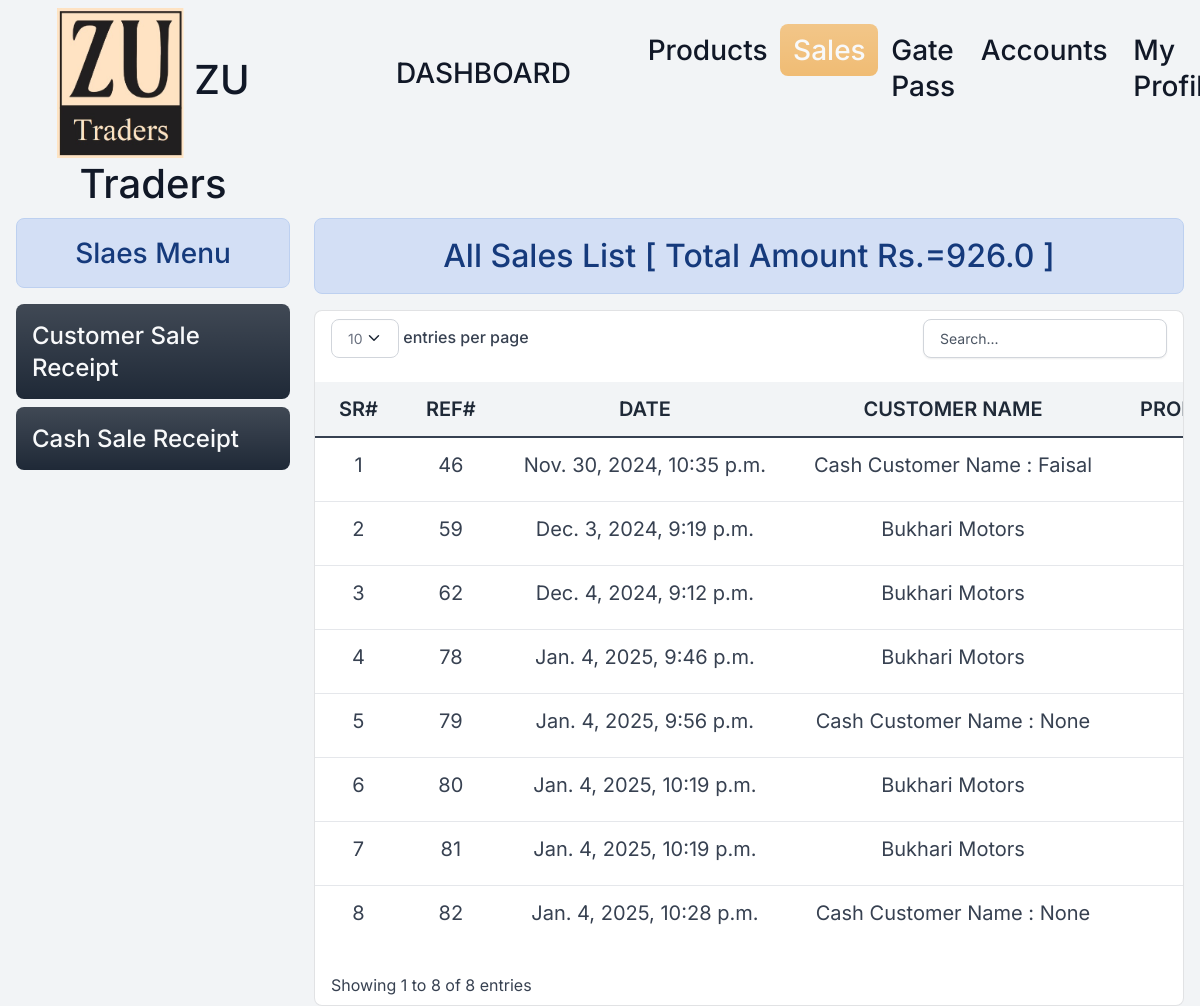
/list-sales/ (signed in), run on an earlier commit of the app's database.
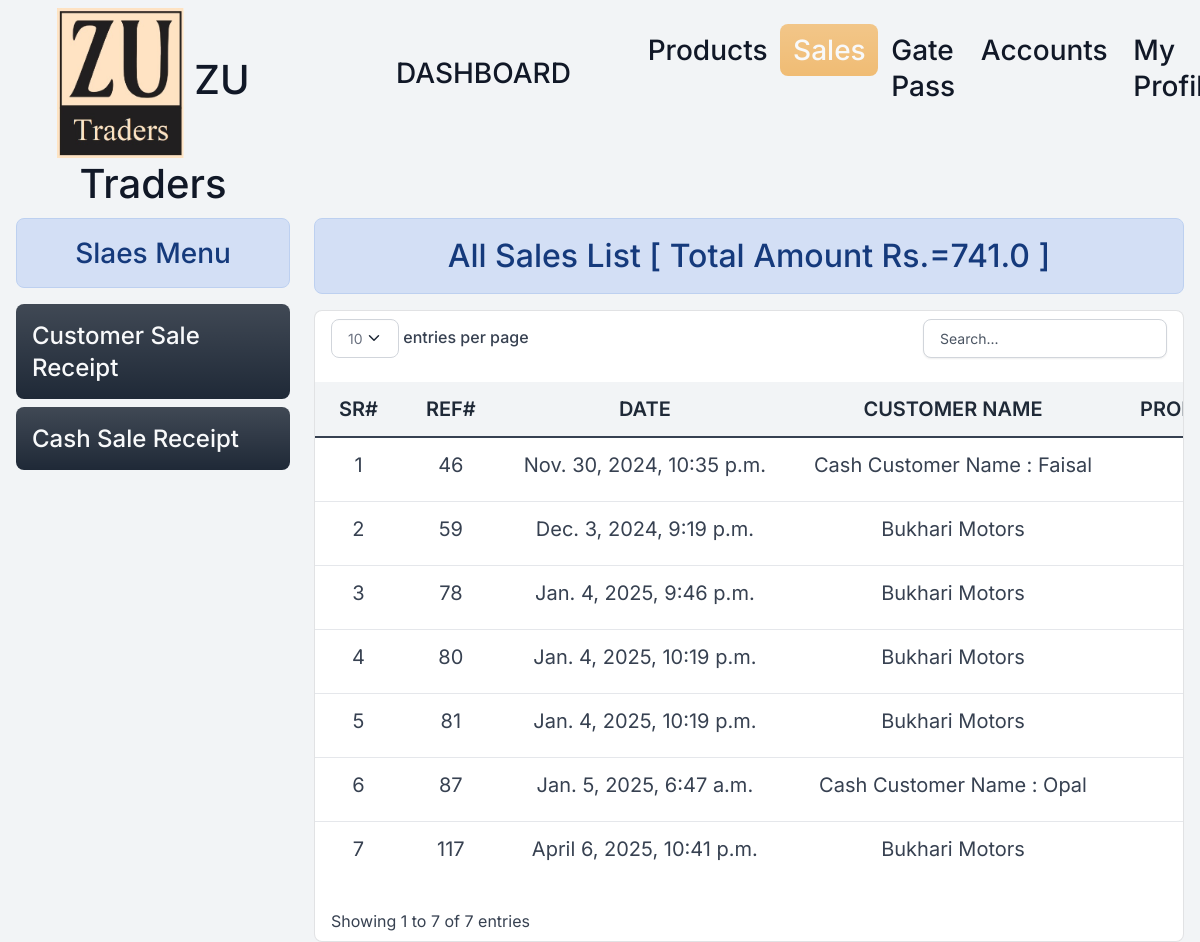
And on a later commit of the database.
### home/models.py (models this page shows, shortened)
class Sales_Receipt(models.Model):
    products = models.ManyToManyField(Product, through='Sales_Receipt_Product')
    date_created = models.DateTimeField(auto_now_add=True)
    customer_name =  models.ForeignKey(Customer,on_delete=models.RESTRICT,null=True)
    customer =  models.CharField(max_length=220,null=True,blank=True)
    phone_number = models.CharField(max_length=12)
    created_by = models.ForeignKey(User, on_delete=models.RESTRICT,null=True)
    make_transaction = models.BooleanField(default=False)
    is_cash = models.BooleanField(default=False)

class Customer(models.Model):
    coname=models.CharField(max_length=255)
    name=models.CharField(max_length=255)
    adress=models.CharField(max_length=255)
    contact=models.CharField(max_length=12,null=True,unique=True,blank=True)
    is_deleted = models.BooleanField(default=False)
    def __str__(self):
        return self.coname

### home/views/sales.py (the view)
# urls.py: path('list-sales/', sales.list_sales, name='list_sales'),
@login_required
@permission_required('home.view_sales_receipt', login_url='/login/')
def list_sales(request):
    salereceipt_items_pro = {}
    total_amount = {}
    salereceipts=[]
    customer=(request.GET.get('customer'))
    cash=(request.GET.get('cash'))
    if customer=="True":
        customer=True
        salereceipts = Sales_Receipt.objects.filter(is_cash=False)
    elif cash=="True":
        cash=True
        salereceipts = Sales_Receipt.objects.filter(is_cash=True)
    else:
        salereceipts = Sales_Receipt.objects.all()
    for x in salereceipts:
        salereceipt_items_pro[x.id] = Sales_Receipt_Product.objects.filter(salereceipt=x).count()
        salereceipt_products = Sales_Receipt_Product.objects.filter(salereceipt=x)
        total_amount[x.id] = salereceipt_products.aggregate(Sum('amount'))
    total_sale = sum(item['amount__sum'] or 0 for item in total_amount.values())
    return render(request, 'sale/list_sales.html', {
        'salereceipts': salereceipts,
        'salereceipt_items_pro': salereceipt_items_pro,
        'total_amount': total_amount,
        'total_sale':total_sale,
        'customer':customer,
        'cash':cash,
    })

### home/templatetags/custom_filters.py (called while the page is built)
@register.filter
def get_item(dictionary, key):
    return dictionary.get(key)

@register.filter
def get_amount(dictionary, key):
    result = dictionary.get(key)
    if isinstance(result, dict) and 'amount__sum' in result:
        return result['amount__sum']
    return result

### templates/sale/list_sales.html (shortened to what this page needs)
{% extends 'base.html' %}
{% load static %}
{% load custom_filters %}
{% block content %}
<div class="container-fluid">
  <div class="row">
    {% include 'sale/sale_menu.html' %}
    <div class="col-9">
      <h2 class="text-center alert alert-info">
        {% if customer %}
          Customer Sales List [ Total Amount Rs.={{ total_sale }} ]
        {% elif cash %}
          Cash Sales List [ Total Amount Rs.={{ total_sale }} ]
        {% else %}
          All Sales List [ Total Amount Rs.={{ total_sale }} ]
        {% endif %}
      </h2>
      <div class="card py">
        <div class="table-responsive py-2">
          {% if salereceipts %}
            <table class="table table-flush" id="datatable">
              <thead class="thead-light">
                <tr>
                  <th class="border-bottom fw-bolder text-center fs-5">Sr#</th>
                  <th class="border-bottom fw-bolder text-center fs-5">Ref#</th>
                  <th class="border-bottom fw-bolder text-center fs-5">Date</th>
                  <th class="border-bottom fw-bolder text-center fs-5">Customer Name</th>
                  <th class="border-bottom fw-bolder text-center fs-5">Products Qty</th>
                </tr>
              </thead>
              <tbody>
                {% for salereceipt in salereceipts %}
                  <tr id="salereceipt-{{ salereceipt.id }}">
                    <td class="text-center fs-5">{{ forloop.counter }}</td>
                    <td class="text-center fs-5">{{ salereceipt.id }}</td>
                    <td class="text-center fs-5">{{ salereceipt.date_created }}</td>
                    <td class="text-center fs-5">
                      {% if salereceipt.customer_name %}
                        {{ salereceipt.customer_name|title }}
                      {% else %}
                        Cash Customer Name : {{ salereceipt.customer|title }}
                      {% endif %}
                    </td>
                    <td class="text-center fs-5">
                    </td>
                  </tr>
                {% endfor %}
              </tbody>
            </table>
          {% else %}
            <h4 class="text-center alert alert-warning">No Record Found</h4>
          {% endif %}
        </div>
      </div>
    </div>
  </div>
</div>
{% endblock content %}

### templates/base.html (shortened to what this page needs)
<!DOCTYPE html>
{% load static %}
<html lang="en">
<head>
  <link rel="stylesheet" href="https://cdnjs.cloudflare.com/ajax/libs/font-awesome/6.1.1/css/all.min.css"
 />
  <link rel="stylesheet" href="{% static 'assets/bootstrap/css/bootstrap.min.css' %}" />
  <link rel="stylesheet" href="{% static 'assets/DataTables/datatables.min.css' %}" />
  <link rel="stylesheet" href="{% static 'assets/select2/dist/css/select2.min.css' %}" />
  <link rel="stylesheet" href="{% static 'assets/default/css/style.css' %}" />
  <link type="text/css" href="{% static 'css/volt.css' %}" rel="stylesheet" />
</head>
<body>
  <div class="container-fluid">
<div class="row">
  <div class="col-lg-3">
<div >
  <h1 class="text-center mt-2 " >
    <img style="height: 150px" src="{% static 'assets/default/img/monogram1.jpg' %}" alt="Monogram" />
    ZU Traders
  </h1>
</div></div>
  <div class="col-lg-9 mt-2">
  <nav class="navbar navbar-expand-lg navbar-light" >
    <div class="container-fluid">
      {% if request.user.is_authenticated %}
      <a class="navbar-brand d-flex align-items-center px-5" href="/">
        <h5 class="fs-3 mb-0 s-2" style="margin-left: 10px; padding-top: 10px">
         Dashboard
        </h5>
      </a>
      {% endif %}
      <div class="ollapse navbar-collapse" id="navbarSupportedContent">
        <ul class="navbar-nav me-auto mb-2 mb-lg-0">
           {% if perms.home.view_product %}
          <li class="nav-item">
            <a class="nav-link {% if request.path == '/product/' %} bg-secondary bg-gradient text-light rounded {%endif%}"
              aria-current="page" href="/product/">
              <h5 class="fs-3 mb-0 {% if request.path == '/product/' %} text-light {%endif%}">
                Products
              </h5>
            </a>
          </li>
          {% endif %}
          {% if perms.home.view_sales_receipt %}
          <li class="nav-item">
            <a class="nav-link {% if request.path == '/list-sales/' %} bg-secondary bg-gradient text-light rounded {%endif%}"
              aria-current="page" href="/list-sales/">
              <h5 class="fs-3 mb-0 {% if request.path == '/list-sales/' %} text-light {%endif%}">
                Sales
              </h5>
            </a>
          </li>
          {% endif %}
          {% if perms.home.view_gatepass %}
          <li class="nav-item">
            <a class="nav-link {% if request.path == '/list-gatepasses/' %} bg-secondary bg-gradient text-light rounded {%endif%}"
              aria-current="page" href="/list-gatepasses/">
              <h5 class="fs-3 mb-0 {% if request.path == '/list-gatepasses/' %} text-light {%endif%}}">
                Gate Pass
              </h5>
            </a>
          </li>
          {% endif %}
          {% if perms.home.view_account %}
          <li class="nav-item">
            <a class="nav-link {% if request.path == '/accounts/' %} bg-secondary bg-gradient text-light rounded {%endif%}"
              aria-current="page" href="/accounts/">
              <h5 class="fs-3 mb-0 {% if request.path == '/accounts/' %} text-light {%endif%}">
                Accounts
              </h5>
            </a>
          </li>
          {% endif %}
          {% if request.user.is_authenticated %}
          <li class="nav-item">
            <a class="nav-link {% if request.path == '/dashboard/' %} bg-secondary bg-gradient text-light rounded {%endif%}"
              href="/dashboard/">
              <h5 class="fs-3 mb-0 {% if request.path == '/dashboard/' %} text-light {%endif%}">
                My Profile
              </h5>
            </a>
          </li>
          {% endif %}
        </ul>
      </div>
    </div>
  </nav>
  <div id="display-msg" class="text-center mt-2" style="min-height: 80px">
  </div>
</div>
</div>
</div>
  {% block content %} {% endblock content %}
</body>
</html>

### templates/sale/sale_menu.html
<div class="col-lg-3">
    <h3 class="text-center alert alert-info">Slaes Menu</h3>
    <div class="list-group">
      {% if perms.home.add_sale_receipt %}
      <h4 class="bg-primary bg-gradient rounded p-3 "> <a class="text-light" href="/list-sales?customer=True">Customer Sale Receipt</a></h4>
      <h4 class="bg-primary bg-gradient rounded p-3 "> <a class="text-light" href="/list-sales?cash=True">Cash Sale Receipt</a></h4>
    {% endif %}
    </div>
  </div>

### static/assets/default/css/style.css (style rules this page uses)
html, body { height: 100%; width: 100%; max-height: 100%; overflow: auto; display: flex; flex-direction: column; }
.bg-secondary { background-color: var(--bs-gray-500)!important; }

What changed in the data, as far as the page shows it:
removed Sales_Receipt: id "62", date_created "Dec. 4, 2024, 9:12 p.m.", customer_name "Bukhari Motors"
removed Sales_Receipt: id "79", date_created "Jan. 4, 2025, 9:56 p.m.", customer "None"
removed Sales_Receipt: id "82", date_created "Jan. 4, 2025, 10:28 p.m.", customer "None"
added Sales_Receipt: id "87", date_created "Jan. 5, 2025, 6:47 a.m.", customer "Opal"
added Sales_Receipt: id "117", date_created "April 6, 2025, 10:41 p.m.", customer_name "Bukhari Motors"
Also different on the page:
{{ total_sale }}: "926.0" → "741.0"
text written by a page script: "entries per page Showing 1 to 8 of 8 entries" → "entries per page Showing 1 to 7 of 7 entries"
